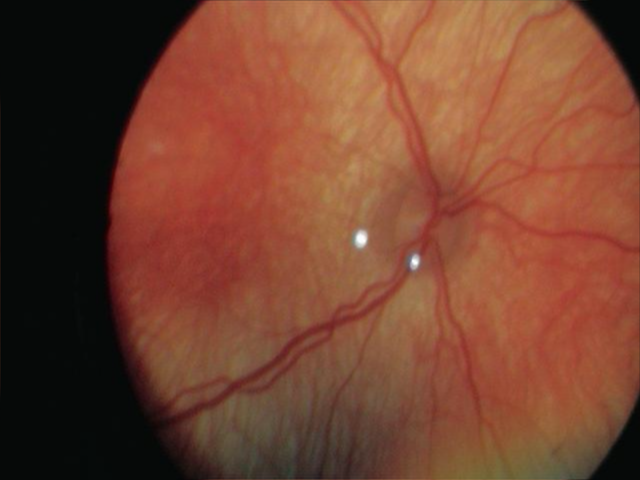
%> input picture Dijkstra_segmentation/frame.png, 640 x 480 px
$ octave --eval "result = remove_retinal_buffer(imread('frame.png'));"   (GNU Octave 9; MATLAB toolbox functions it lacks are replaced by stand-ins)
%> lines starting %> are read from the running program, lines starting %| are printed output that depends on the picture; in (x1, y1, x2, y2) boxes, pixels count from 0 and x2, y2 are one past the last pixel; in counts of white or black regions, pixels touching at a corner belong together; the program's own positions count from 1
### Dijkstra_segmentation/hue_zero_out.m
function [I,I2] = hue_zero_out(I,hl,hh,sl,sh,vl,vh,d)
%CODE FOR THE PAPER
%"Exploratory Dijkstra forest based automatic vessel segmentation: applications in video indirect ophthalmoscopy (VIO)",
%R. Estrada, C. Tomasi, M. T. Cabrera, D.K. Wallace, S.F. Freedman, S. Farsiu
%Biomedical Optics Express, 3(2), pp. 327-339. Feb. 2012.
%COPYRIGHT 2012, DUKE UNIVERSITY
%Please contact Rolando Estrada who developed the code under the supervision of Prof. Sina Farsiu and Prof. Carlo Tomasi    if you have questions about the code and dataset.
%restrada@cs.duke.edu
if nargin == 1
    hl = 0.1;
    hh = 0.9;
    sl = 0.25;
    sh = 0.75;
    vl = 0.3;
    vh = 0.9;
    d = 1;
end

I3 = rgb2hsv(I);

I2h = zeros(size(I,1),size(I,2),'uint8');
I2s = zeros(size(I,1),size(I,2),'uint8');
I2v = zeros(size(I,1),size(I,2),'uint8');

if d == 1
    I2h(I3(:,:,1) > hh) = 1;
    I2h(I3(:,:,1) < hl) = 1;
    I2s(I3(:,:,2) > sl) = 1;
    I2s(I3(:,:,2) > sh) = 0;
    I2v(I3(:,:,3) > vl) = 1;
    I2v(I3(:,:,3) > vh) = 0;
    I2 = I2h.*I2s.*I2v;
elseif d == 0
    I2h(I3(:,:,1) > hl) = 1;
    I2h(I3(:,:,1) > hh) = 0;
    I2s(I3(:,:,2) > sl) = 1;
    I2s(I3(:,:,2) > sh) = 0;
    I2v(I3(:,:,3) > vl) = 1;
    I2v(I3(:,:,3) > vh) = 0;
    I2 = I2h.*I2s.*I2v;
end

for i = 1:size(I,3)
    I(:,:,i) = I(:,:,i).*I2;
end


### lib/Dijkstra_segmentation/hue_clean.m
function B = hue_clean(B)
%CODE FOR THE PAPER
%"Exploratory Dijkstra forest based automatic vessel segmentation: applications in video indirect ophthalmoscopy (VIO)",
%R. Estrada, C. Tomasi, M. T. Cabrera, D.K. Wallace, S.F. Freedman, S. Farsiu
%Biomedical Optics Express, 3(2), pp. 327-339. Feb. 2012.
%COPYRIGHT 2012, DUKE UNIVERSITY
%Please contact Rolando Estrada who developed the code under the supervision of Prof. Sina Farsiu and Prof. Carlo Tomasi    if you have questions about the code and dataset.
%restrada@cs.duke.edu
L = bwlabel(B);
p = regionprops(L,'Area');

m = p(1).Area;
mx = 1;
for i = 1:length(p)
    if p(i).Area > m
        mx = i;
        m = p(i).Area;
    end
end

B(L ~= mx) = 0;

### Dijkstra_segmentation/remove_retinal_buffer.m
function [I,B5,B,B2,Ir] = remove_retinal_buffer(I,b,d,r)
%CODE FOR THE PAPER
%"Exploratory Dijkstra forest based automatic vessel segmentation: applications in video indirect ophthalmoscopy (VIO)",
%R. Estrada, C. Tomasi, M. T. Cabrera, D.K. Wallace, S.F. Freedman, S. Farsiu
%Biomedical Optics Express, 3(2), pp. 327-339. Feb. 2012.
%COPYRIGHT 2012, DUKE UNIVERSITY
%Please contact Rolando Estrada who developed the code under the supervision of Prof. Sina Farsiu and Prof. Carlo Tomasi    if you have questions about the code and dataset.
%restrada@cs.duke.edu
if nargin == 1
    b(1) = 0.1;
    b(2) = 0.9;
    b(3) = -1;
    b(4) = 2;
    b(5) = 0.1;
    b(6) = 2;
    d = 1;
    r = 10;
end

Ir = zeros(size(I,1)+(r*2),size(I,2)+(r*2),size(I,3),'uint8');
Ir((r*2+1):size(I,1)+(r*2),(r*2+1):size(I,2)+(r*2),:) = I;
Ir = hue_zero_out(Ir,b(1),b(2),b(3),b(4),b(5),b(6),d);

B = bwperim(Ir(:,:,2) > 0);
B = hue_clean(B);

se = strel('disk',r);
B2 = imdilate(B,se);
B2(B2 > 0) = 1;
B2 = uint8(B2);

B3 = uint8(imfill(B,'holes'));
B3 = uint8(B3 - B2);
B3 = B3((r*2+1):size(I,1)+(r*2),(r*2+1):size(I,2)+(r*2));
B2 = B2((r*2+1):size(I,1)+(r*2),(r*2+1):size(I,2)+(r*2));

B4 = max(max(B2)) - B2;
for i = 1:size(I,3)
    I(:,:,i) = I(:,:,i).*B3;
    I(:,:,i) = I(:,:,i).*B4;
end

B = bwperim(B3);
se3 = strel('disk',2*r);
B5 = imdilate(B,se3);
B5(B5 > 0) = 1;
%> in remove_retinal_buffer, `Ir((r*2+1):size(I,1)+(r*2),(r*2+1):size(I,2)+(r*2),:) = I;`:
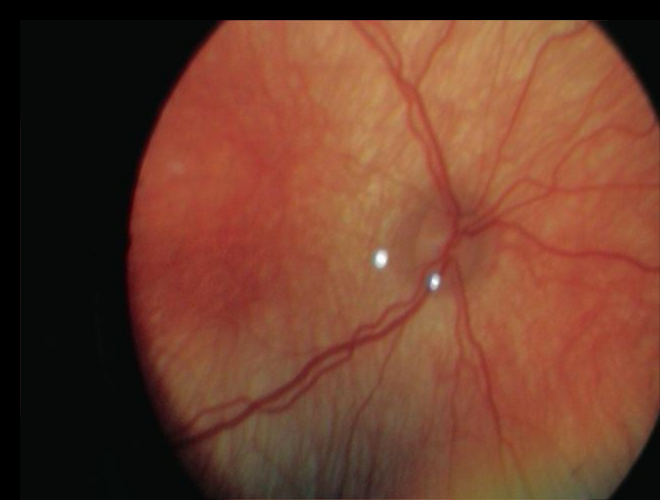
%> Ir: size 500x660x3 uint8; mean R, G, B 109, 62.5, 44.2
%> in hue_zero_out, `I3 = rgb2hsv(I);`: I3: size 500x660x3 double; mean H, S, V 0.134, 0.503, 0.43
%> in hue_zero_out, `I2h(I3(:,:,1) > hh) = 1;`:
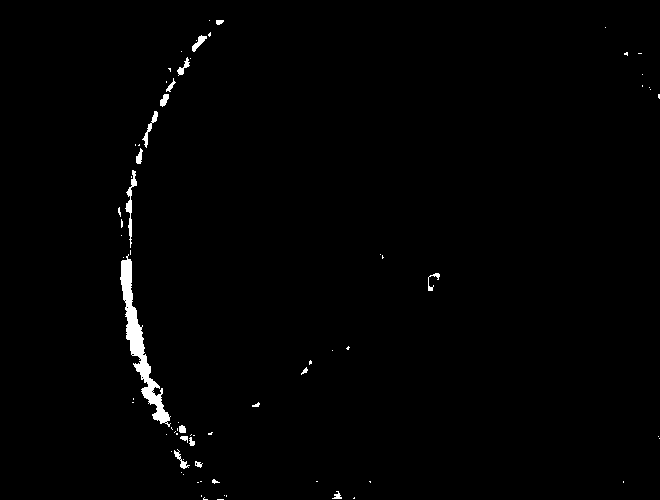
%> I2h: size 500x660 uint8; values 0 (black) and 1 (white), 1% white; 75 white regions (56 under 20 px), largest, box (x1, y1, x2, y2) and area: (120, 254, 171, 427) 1939, (125, 170, 137, 248) 257, (142, 111, 158, 148) 137
%> in hue_zero_out, `I2h(I3(:,:,1) < hl) = 1;`: I2h: size 500x660 uint8; values 0 (black) and 1 (white), 78.8% white; 37 black regions (25 under 20 px), largest, box (x1, y1, x2, y2) and area: (20, 20, 215, 500) 61504, (465, 419, 660, 500) 4374, (602, 20, 660, 110) 2380
%> in hue_zero_out, `I2s(I3(:,:,2) > sl) = 1;`: I2s: size 500x660 uint8; every value is 1
%> in hue_zero_out, `I2v(I3(:,:,3) > vl) = 1;`: I2v: size 500x660 uint8; values 0 (black) and 1 (white), 72.5% white; 2 black regions, box (x1, y1, x2, y2) and area: (0, 0, 660, 500) 89017, (609, 417, 660, 500) 1869
%> in hue_zero_out, `I2 = I2h.*I2s.*I2v;`: I2: size 500x660 uint8; values 0 (black) and 1 (white), 71.2% white; 34 black regions (23 under 20 px), largest, box (x1, y1, x2, y2) and area: (0, 0, 660, 500) 89018, (465, 417, 660, 500) 4428, (244, 444, 292, 499) 705
%> after the loop in hue_zero_out, `for i = 1:size(I,3)`: I: size 500x660x3 uint8; mean H, S, V 106.4, 59.5, 41.7
%> in remove_retinal_buffer, `B = bwperim(Ir(:,:,2) > 0);`:
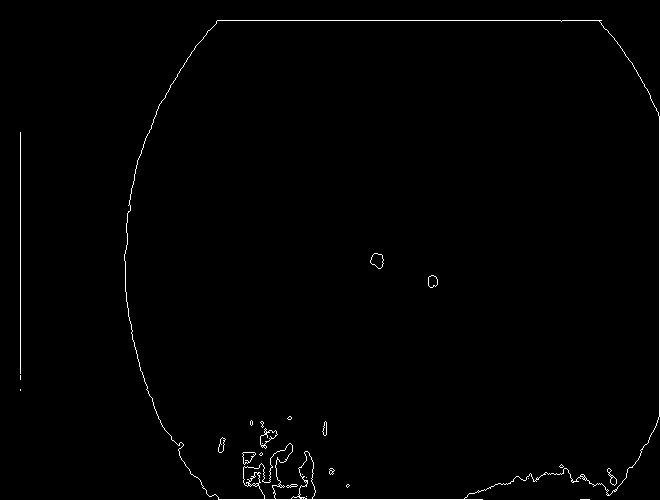
%> B: size 500x660 logical; 0.88% white in thin lines or dots
%> in hue_clean, `L = bwlabel(B);`: L: size 500x660 double; 26 distinct labels, from 0 to 25
%> in hue_clean, `p = regionprops(L,'Area');`: p = 25 regions; largest, Area: 2257, 242, 75, 46, 40
%> in hue_clean, `m = p(1).Area;`: m = 242
%> the loop in hue_clean, `for i = 1:length(p)` made 25 passes
%> (mx, m) on pass 4: (4, 2257)
%> in hue_clean, `B(L ~= mx) = 0;`:
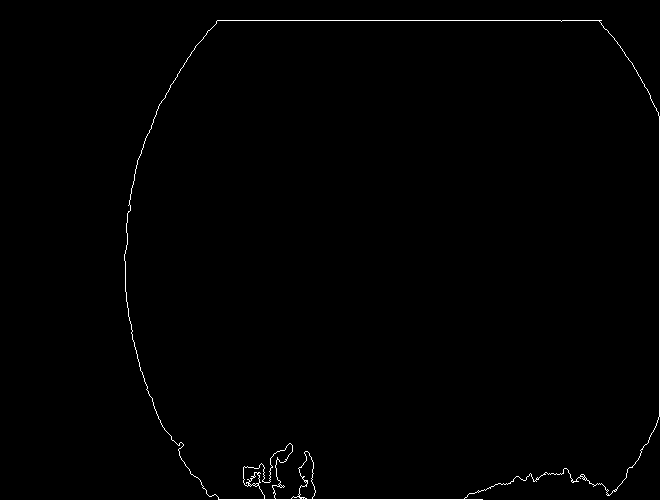
%> B: size 500x660 logical; 0.68% white in thin lines or dots, all inside (x1, y1, x2, y2) = (124, 20, 660, 500)
%> in remove_retinal_buffer, `B2 = imdilate(B,se);`: B2: size 500x660 logical; 10.4% white; 1 white region, box (x1, y1, x2, y2) and area: (115, 11, 660, 500) 34391
%> in remove_retinal_buffer, `B3 = uint8(imfill(B,'holes'));`: B3: size 500x660 uint8; values 0 (black) and 1 (white), 71.6% white; 2 black regions, box (x1, y1, x2, y2) and area: (0, 0, 660, 500) 89278, (465, 417, 660, 500) 4428
%> in remove_retinal_buffer, `B3 = uint8(B3 - B2);`: B3: size 500x660 uint8; values 0 (black) and 1 (white), 64.8% white; 1 black region, box (x1, y1, x2, y2) and area: (0, 0, 660, 500) 116149
%> in remove_retinal_buffer, `B3 = B3((r*2+1):size(I,1)+(r*2),(r*2+1):size(I,2)+(r*2));`:
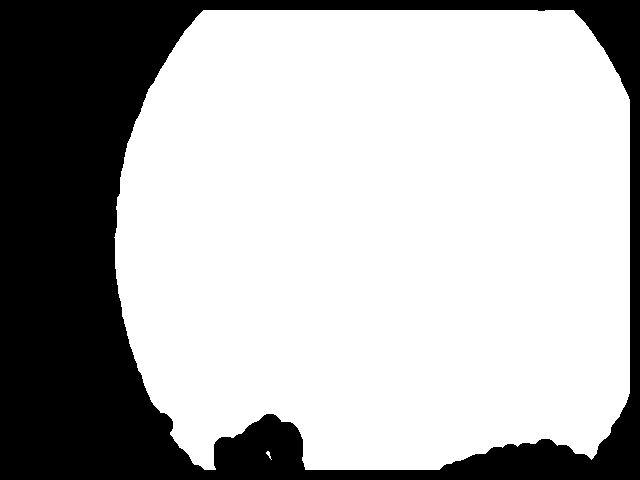
%> B3: size 480x640 uint8; values 0 (black) and 1 (white), 69.6% white; 1 black region, box (x1, y1, x2, y2) and area: (0, 0, 640, 480) 93349
%> in remove_retinal_buffer, `B2 = B2((r*2+1):size(I,1)+(r*2),(r*2+1):size(I,2)+(r*2));`: B2: size 480x640 uint8; values 0 (black) and 1 (white), 10% white; 1 white region, box (x1, y1, x2, y2) and area: (95, 0, 640, 480) 30795
%> after the loop in remove_retinal_buffer, `for i = 1:size(I,3)`:
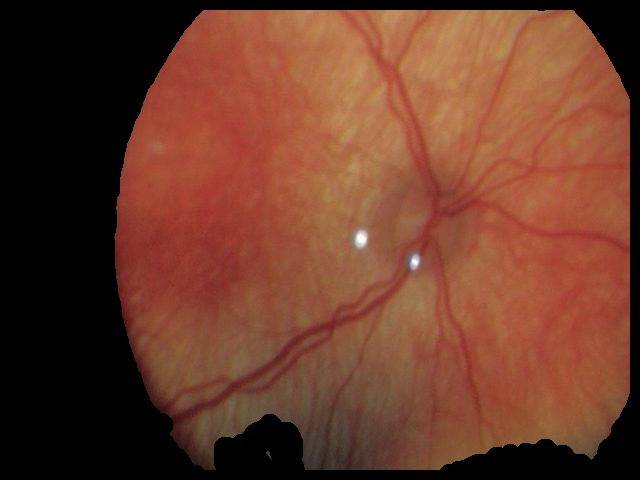
%> I: size 480x640x3 uint8; mean R, G, B 107.1, 59.6, 41.7
%> in remove_retinal_buffer, `B = bwperim(B3);`: B: size 480x640 logical; 0.57% white in thin lines or dots, all inside (x1, y1, x2, y2) = (114, 10, 630, 470)
%> in remove_retinal_buffer, `B5 = imdilate(B,se3);`:
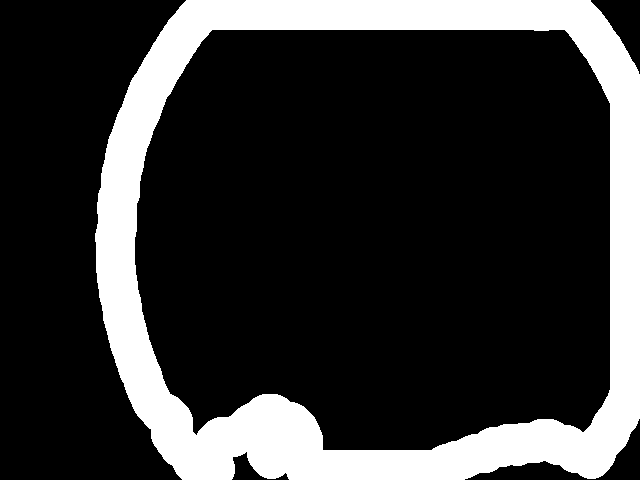
%> B5: size 480x640 logical; 21.1% white; 1 white region, box (x1, y1, x2, y2) and area: (95, 0, 640, 480) 64879
